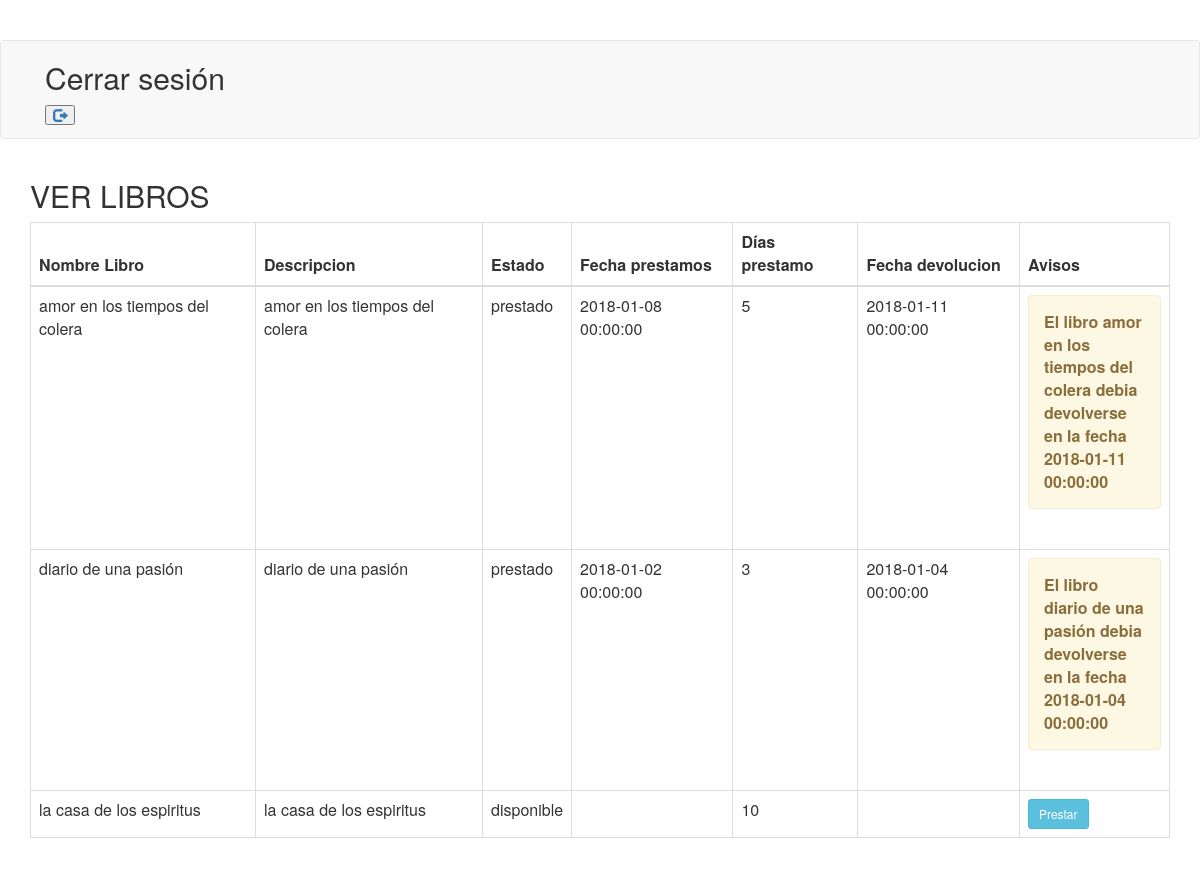
The page /views/lista_libros.php on the database its author committed.
### tables this page shows
CREATE TABLE `prestamos` (
  `id_prestamo` int(11) NOT NULL,
  `libro_id` int(11) NOT NULL,
  `user_id` int(11) NOT NULL,
  `fecha_prestamos` datetime DEFAULT NULL,
  `fecha_devolucion` datetime DEFAULT NULL
);

CREATE TABLE `libros` (
  `id_libro` int(10) NOT NULL,
  `nombre` varchar(100) NOT NULL,
  `descripcion` varchar(100) NOT NULL,
  `dias_prestamo` int(10) NOT NULL,
  `estado` varchar(20) NOT NULL
);

### php/admin.php (the view, shortened to what this page needs)
<?php
$host="localhost";
$user="root";
$password="";
$db="biblioteca";
$con = new mysqli($host,$user,$password,$db);
$sql1="select * from prestamos inner join usuarios on prestamos.user_id = usuarios.id_user inner join libros on prestamos.libro_id = libros.id_libro";
$query = $con->query($sql1);
?>
<?php if($query->num_rows>0):?>
	<table class="table table-bordered table-hover">
		<thead>
			<th>Nombre Libro</th>
			<th>Descripcion</th>
			<th>Estado</th>
			<th>Fecha prestamos</th>
			<th>Días prestamo</th>
			<th>Fecha devolucion</th>
			<th>Avisos</th>
		</thead>
		<?php while ($res=$query->fetch_array()):?>
		<tr>
			<td><?php echo $res["nombre"]; ?></td>
			<td><?php echo $res["descripcion"]; ?></td>
			<td><?php echo $res["estado"]; ?></td>
			<td><?php echo $res["fecha_prestamos"]; ?></td>
			<td><?php echo $res["dias_prestamo"]; ?></td>
			<td><?php echo $res["fecha_devolucion"]; ?></td>
			<td style="width:150px;">
				<?php
				$date2 = new DateTime();
				$date1 = new DateTime($res["fecha_devolucion"]);
				if(!empty($res["fecha_devolucion"])&&$date1->diff($date2)>=$res["fecha_devolucion"]){
					echo "<div class=\"alert alert-warning\"><strong>El libro $res[nombre] debia devolverse en la fecha $res[fecha_devolucion]</strong></div>";
				}
				if($res["estado"]=="disponible"){
					echo "<a href=\"../views/prestar.php?id=$res[id_prestamo];\" class=\"btn btn-sm btn-info\">Prestar</a>";
				} else{
					echo "<a href=\"\" class=\"btn btn-sm btn-info\>No disponible</a>";
				}
				?>
				<script>
				$("#del-"+<?php echo $res["id_prestamo"];?>).click(function(e){
					e.preventDefault();
					p = confirm("Estas seguro?");
				});
				</script>
			</td>
		</tr>
	<?php endwhile;?>
</table>
<?php else:?>
	<p class="alert alert-warning">No hay libro</p>
<?php endif;?>

### views/lista_libros.php (shortened to what this page needs)
<html>
<head>
  <link rel="stylesheet" type="text/css" href="../media/css/bootstrap.min.css">
  <link rel="stylesheet" type="text/css" href="../media/css/estilos.css">
  <link rel="stylesheet" href="../media/css/bootstrap.min.css">
</head>
<body>
  <div class="container">
    <div class="row">
      <div class="col-md-12">
        <h2>VER LIBROS</h2>
        <?php
          include "../php/admin.php";
          ?>
      </div>
    </div>
  </div>
</body>
</html>

### media/css/estilos.css (style rules this page uses)
body { padding-top: 40px; padding-bottom: 40px; background-color: #eee; }

### rows shown on the page
prestamos: libro.nombre "amor en los tiempos del colera", libro.descripcion "amor en los tiempos del colera", libro.estado "prestado", fecha_prestamos "2018-01-08 00:00:00", libro.dias_prestamo "5", fecha_devolucion "2018-01-11 00:00:00"
prestamos: libro.nombre "diario de una pasión", libro.descripcion "diario de una pasión", libro.estado "prestado", fecha_prestamos "2018-01-02 00:00:00", libro.dias_prestamo "3", fecha_devolucion "2018-01-04 00:00:00"
prestamos: libro.nombre "la casa de los espiritus", libro.descripcion "la casa de los espiritus", libro.estado "disponible", libro.dias_prestamo "10"
